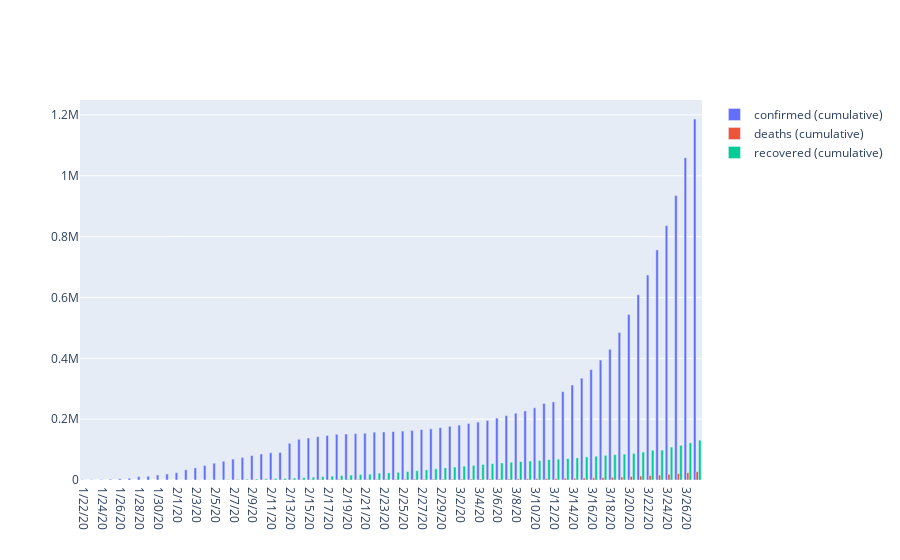

The code cell stored with this chart in its notebook:
### Markdown cell above
## World situation

### Code cell
data=[]
data.append(go.Bar(x=confirmed1.index,y=confirmed1['Total'],name='confirmed (cumulative)'))
data.append(go.Bar(x=deaths1.index,y=deaths1['Total'],name='deaths (cumulative)'))
data.append(go.Bar(x=recovered1.index,y=recovered1['Total'],name='recovered (cumulative)'))
                
layout={
    
}
    
fig={'data':data,
    'layout':layout}

iplot(fig)
